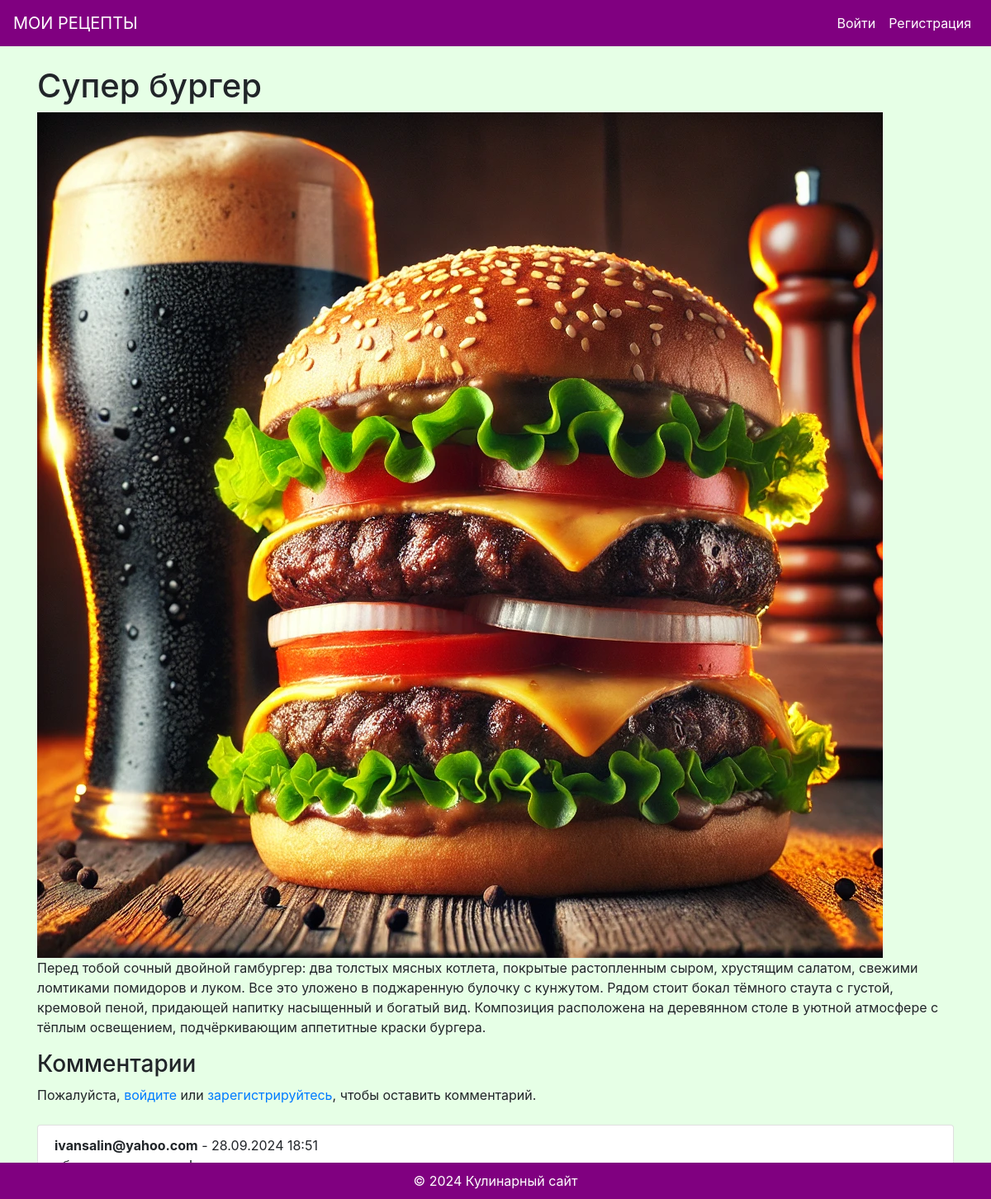
Page /dish/1/ on the committed database.
### recipes/models.py (models this page shows, shortened)
class Dish(models.Model):
    name = models.CharField(max_length=100)
    description = models.TextField()
    image = models.ImageField(upload_to='dishes/')

class Comment(models.Model):
    dish = models.ForeignKey(Dish, related_name='comments', on_delete=models.CASCADE)
    user = models.ForeignKey(User, on_delete=models.CASCADE)
    text = models.TextField()
    created_at = models.DateTimeField(auto_now_add=True)

### recipes/views.py (the view, shortened to what this page needs)
# urls.py: path('dish/<int:id>/', views.dish_detail, name='dish_detail'),
def dish_detail(request, id):
    dish = get_object_or_404(Dish, id=id)
    comments = dish.comments.all()
    return render(request, 'recipes/dish_detail.html', {'dish': dish, 'comments': comments})

### recipes/templates/recipes/dish_detail.html (shortened to what this page needs)
{% extends 'recipes/base.html' %}
{% block content %}
<h1>{{ dish.name }}</h1>
<img src="{{ dish.image.url }}" class="img-fluid" alt="{{ dish.name }}">
<p>{{ dish.description }}</p>
<h3>Комментарии</h3>
{% if user.is_authenticated %}
<form method="post">
    {% csrf_token %}
    <div class="form-group">
        <label for="text">Ваш комментарий:</label>
        <textarea name="text" class="form-control" id="text" rows="3"></textarea>
    </div>
    <button type="submit" class="btn btn-success">Отправить</button>
</form>
{% else %}
<p>Пожалуйста, <a href="{% url 'login' %}">войдите</a> или <a href="{% url 'register' %}">зарегистрируйтесь</a>, чтобы оставить комментарий.</p>
{% endif %}
<ul class="list-group mt-4">
    {% for comment in comments %}
    <li class="list-group-item">
        <strong>{{ comment.user.username }}</strong> - {{ comment.created_at|date:"d.m.Y H:i" }}
        <p>{{ comment.text }}</p>
    </li>
    {% empty %}
    <li class="list-group-item">Пока нет комментариев.</li>
    {% endfor %}
</ul>
{% endblock %}

### recipes/templates/recipes/base.html (style rules this page uses)
body { background-color: #e6ffe6; }

### rows in the picture
Dish: name "Супер бургер", image (picture), description "Перед тобой сочный двойной гамбургер: два толстых мясных котлета, покрытые растопленным сыром, хрустящим салатом, свежими ломтиками помидоров и луком. Все это уложено в поджаренную булочку с кунжутом. Рядом стоит бокал тёмного стаута с густой, кремовой пеной, придающей напитку насыщенный и богатый вид. Композиция расположена на деревянном столе в уютной атмосфере с тёплым освещением, подчёркивающим аппетитные краски бургерa."
Comment: user.username "ivansalin@yahoo.com", created_at "28.09.2024 18:51"
